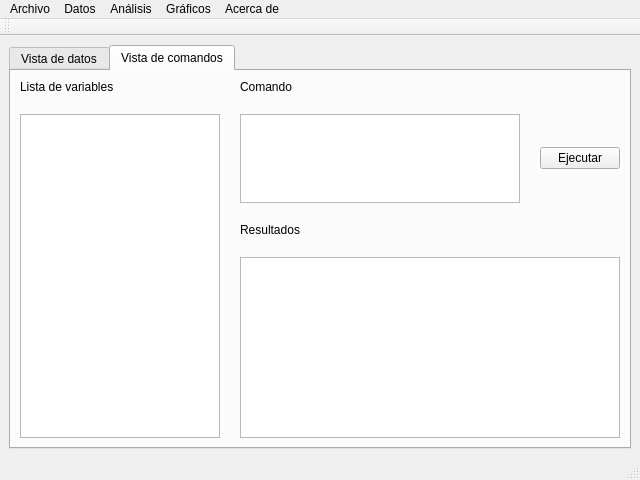
<?xml version="1.0" encoding="UTF-8"?>
<ui version="4.0">
 <class>MainWindow</class>
 <widget class="QMainWindow" name="MainWindow">
  <property name="geometry">
   <rect>
    <x>0</x>
    <y>0</y>
    <width>640</width>
    <height>480</height>
   </rect>
  </property>
  <property name="windowTitle">
   <string>MainWindow</string>
  </property>
  <property name="windowIcon">
   <iconset>
    <normaloff>../resources/logo64x64.png</normaloff>../resources/logo64x64.png</iconset>
  </property>
  <property name="iconSize">
   <size>
    <width>24</width>
    <height>24</height>
   </size>
  </property>
  <widget class="QWidget" name="centralwidget">
   <layout class="QGridLayout" name="gridLayout_2">
    <item row="0" column="0">
     <widget class="QTabWidget" name="tabWidget">
      <property name="tabPosition">
       <enum>QTabWidget::North</enum>
      </property>
      <property name="tabShape">
       <enum>QTabWidget::Rounded</enum>
      </property>
      <property name="currentIndex">
       <number>1</number>
      </property>
      <widget class="QWidget" name="tab_datos">
       <attribute name="title">
        <string>Vista de datos</string>
       </attribute>
       <layout class="QGridLayout" name="gridLayout_3">
        <item row="0" column="0">
         <layout class="QGridLayout" name="grid_datos">
          <item row="0" column="0">
           <widget class="QTableWidget" name="tableWidget"/>
          </item>
         </layout>
        </item>
       </layout>
      </widget>
      <widget class="QWidget" name="tab_resultados">
       <attribute name="title">
        <string>Vista de comandos</string>
       </attribute>
       <layout class="QGridLayout" name="gridLayout_5">
        <item row="0" column="0">
         <layout class="QGridLayout" name="gridLayout">
          <property name="rightMargin">
           <number>0</number>
          </property>
          <property name="spacing">
           <number>20</number>
          </property>
          <item row="3" column="1" colspan="2">
           <widget class="QTextBrowser" name="text_result">
            <property name="tabChangesFocus">
             <bool>false</bool>
            </property>
            <property name="undoRedoEnabled">
             <bool>false</bool>
            </property>
           </widget>
          </item>
          <item row="1" column="1">
           <widget class="QTextEdit" name="edit_comandos">
            <property name="maximumSize">
             <size>
              <width>16777215</width>
              <height>100</height>
             </size>
            </property>
           </widget>
          </item>
          <item row="0" column="0">
           <widget class="QLabel" name="label_lista">
            <property name="text">
             <string>Lista de variables</string>
            </property>
           </widget>
          </item>
          <item row="2" column="1" colspan="2">
           <widget class="QLabel" name="label_resultados">
            <property name="text">
             <string>Resultados</string>
            </property>
           </widget>
          </item>
          <item row="0" column="1" colspan="2">
           <widget class="QLabel" name="label_ejecutar">
            <property name="text">
             <string>Comando</string>
            </property>
           </widget>
          </item>
          <item row="1" column="0" rowspan="3">
           <widget class="QListWidget" name="list_variables">
            <property name="maximumSize">
             <size>
              <width>200</width>
              <height>16777215</height>
             </size>
            </property>
           </widget>
          </item>
          <item row="1" column="2">
           <widget class="QPushButton" name="button_ejecutar">
            <property name="text">
             <string>Ejecutar</string>
            </property>
           </widget>
          </item>
         </layout>
        </item>
       </layout>
      </widget>
     </widget>
    </item>
   </layout>
  </widget>
  <widget class="QMenuBar" name="menubar">
   <property name="geometry">
    <rect>
     <x>0</x>
     <y>0</y>
     <width>640</width>
     <height>20</height>
    </rect>
   </property>
   <widget class="QMenu" name="mnu_archivo">
    <property name="title">
     <string>Archivo</string>
    </property>
    <addaction name="separator"/>
   </widget>
   <widget class="QMenu" name="mnu_datos">
    <property name="title">
     <string>Datos</string>
    </property>
    <widget class="QMenu" name="menuVariables">
     <property name="title">
      <string>Variables</string>
     </property>
     <widget class="QMenu" name="menuCrear_nueva">
      <property name="title">
       <string>Crear nueva</string>
      </property>
      <addaction name="act_newvar_1"/>
      <addaction name="act_newvar_2"/>
      <addaction name="act_newvar_3"/>
     </widget>
     <addaction name="menuCrear_nueva"/>
     <addaction name="act_discretizar"/>
     <addaction name="act_ordenar_var"/>
     <addaction name="act_recodificar"/>
     <addaction name="act_tipificar"/>
     <addaction name="act_extraer_mues"/>
    </widget>
    <addaction name="act_agregado"/>
    <addaction name="act_segmentado"/>
    <addaction name="menuVariables"/>
   </widget>
   <widget class="QMenu" name="mnu_analisis">
    <property name="title">
     <string>Análisis</string>
    </property>
    <addaction name="act_descriptiva"/>
    <addaction name="act_contraste"/>
    <addaction name="act_anovas"/>
    <addaction name="act_regresion"/>
    <addaction name="act_logistica"/>
    <addaction name="act_multivariado"/>
   </widget>
   <widget class="QMenu" name="mnu_graficos">
    <property name="title">
     <string>Gráficos</string>
    </property>
    <addaction name="act_graficos"/>
   </widget>
   <widget class="QMenu" name="mnu_acerca">
    <property name="title">
     <string>Acerca de</string>
    </property>
    <addaction name="act_sobre"/>
   </widget>
   <addaction name="mnu_archivo"/>
   <addaction name="mnu_datos"/>
   <addaction name="mnu_analisis"/>
   <addaction name="mnu_graficos"/>
   <addaction name="mnu_acerca"/>
  </widget>
  <widget class="QStatusBar" name="statusbar"/>
  <widget class="QToolBar" name="toolBar">
   <property name="windowTitle">
    <string>toolBar</string>
   </property>
   <attribute name="toolBarArea">
    <enum>TopToolBarArea</enum>
   </attribute>
   <attribute name="toolBarBreak">
    <bool>false</bool>
   </attribute>
  </widget>
  <action name="act_abrir">
   <property name="text">
    <string>Abrir archivo</string>
   </property>
   <property name="shortcut">
    <string>Ctrl+O</string>
   </property>
  </action>
  <action name="act_guardar">
   <property name="text">
    <string>Guardar archivo</string>
   </property>
   <property name="shortcut">
    <string>Ctrl+S</string>
   </property>
  </action>
  <action name="act_exportar">
   <property name="text">
    <string>Exportar</string>
   </property>
  </action>
  <action name="act_agregado">
   <property name="text">
    <string>Agregado</string>
   </property>
  </action>
  <action name="act_segmentado">
   <property name="text">
    <string>Segmentado</string>
   </property>
  </action>
  <action name="act_union">
   <property name="text">
    <string>Union</string>
   </property>
  </action>
  <action name="act_descriptiva">
   <property name="text">
    <string>Estadistica descriptiva</string>
   </property>
  </action>
  <action name="act_contraste">
   <property name="text">
    <string>Contraste de medias</string>
   </property>
  </action>
  <action name="act_anovas">
   <property name="text">
    <string>ANOVA</string>
   </property>
  </action>
  <action name="act_regresion">
   <property name="text">
    <string>Regresión múltiple</string>
   </property>
  </action>
  <action name="act_logistica">
   <property name="text">
    <string>Logística</string>
   </property>
  </action>
  <action name="act_multivariado">
   <property name="text">
    <string>Análisis multivariado</string>
   </property>
  </action>
  <action name="act_sobre">
   <property name="text">
    <string>Sobre ULLRToolbox</string>
   </property>
  </action>
  <action name="act_graficos">
   <property name="text">
    <string>Añadir gráficos</string>
   </property>
  </action>
  <action name="act_cerrar">
   <property name="text">
    <string>Cerrar</string>
   </property>
   <property name="shortcut">
    <string>Ctrl+X</string>
   </property>
  </action>
  <action name="act_discretizar">
   <property name="text">
    <string>Discretizar</string>
   </property>
  </action>
  <action name="act_ordenar_var">
   <property name="text">
    <string>Ordenar</string>
   </property>
  </action>
  <action name="act_recodificar">
   <property name="text">
    <string>Recodificar</string>
   </property>
  </action>
  <action name="act_tipificar">
   <property name="text">
    <string>Tipificar</string>
   </property>
  </action>
  <action name="act_extraer_mues">
   <property name="text">
    <string>Extraer muestra</string>
   </property>
  </action>
  <action name="act_newvar_1">
   <property name="text">
    <string>Variables existentes</string>
   </property>
  </action>
  <action name="act_newvar_2">
   <property name="text">
    <string>Funciones de resumen</string>
   </property>
  </action>
  <action name="act_newvar_3">
   <property name="text">
    <string>Algoritmo</string>
   </property>
  </action>
 </widget>
 <resources/>
 <connections>
  <connection>
   <sender>act_cerrar</sender>
   <signal>triggered()</signal>
   <receiver>MainWindow</receiver>
   <slot>close()</slot>
   <hints>
    <hint type="sourcelabel">
     <x>-1</x>
     <y>-1</y>
    </hint>
    <hint type="destinationlabel">
     <x>319</x>
     <y>239</y>
    </hint>
   </hints>
  </connection>
 </connections>
</ui>
